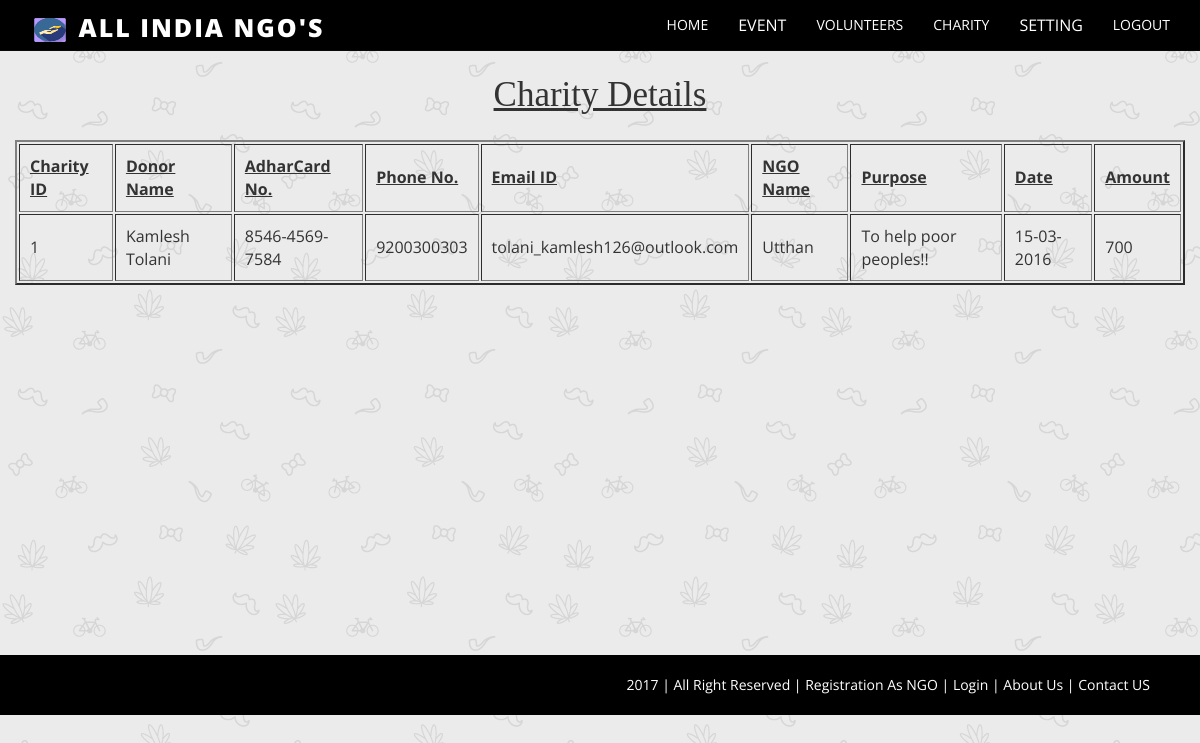
The app's page /project/show_charity.php (signed in) with its own data.
### tables this page shows
CREATE TABLE IF NOT EXISTS `charity_table` (
  `charityid` int(10) NOT NULL AUTO_INCREMENT,
  `uid` int(10) NOT NULL,
  `NGOid` int(10) NOT NULL,
  `amount` varchar(10) NOT NULL,
  `adhar_no` varchar(16) NOT NULL,
  `purpose` varchar(200) NOT NULL,
  `charitydate` date NOT NULL,
  PRIMARY KEY (`charityid`)
);

CREATE TABLE IF NOT EXISTS `user_table` (
  `uid` int(10) NOT NULL AUTO_INCREMENT,
  `uname` varchar(30) NOT NULL,
  `address` varchar(100) NOT NULL,
  `areaid` int(10) NOT NULL,
  `phone` varchar(15) NOT NULL,
  `gender` varchar(1) NOT NULL,
  `dob` date NOT NULL,
  `emailid` varchar(30) NOT NULL,
  `loginid` varchar(30) NOT NULL,
  `password` varchar(30) NOT NULL,
  `profilepic` varchar(100) NOT NULL,
  `rdate` date NOT NULL,
  `status` int(1) NOT NULL,
  PRIMARY KEY (`uid`)
);

CREATE TABLE IF NOT EXISTS `ngo_table` (
  `NGOid` int(10) NOT NULL AUTO_INCREMENT,
  `NGOname` varchar(30) NOT NULL,
  `address` varchar(100) NOT NULL,
  `areaid` int(10) NOT NULL,
  `emailid` varchar(30) NOT NULL,
  `website` varchar(30) NOT NULL,
  `phone` int(15) NOT NULL,
  `logo` varchar(100) NOT NULL,
  `description` varchar(500) NOT NULL,
  `loginid` varchar(30) NOT NULL,
  `password` varchar(30) NOT NULL,
  `rdate` date NOT NULL,
  `status` int(1) NOT NULL,
  PRIMARY KEY (`NGOid`)
);

### project/show_charity.php (the view, shortened to what this page needs)
<?php session_start();
	include("ngoheader.php");
	$nid=$_SESSION["nid"];
?>
	<center>
<span class="table">Charity Details</span>
<br>
<br>
<?php
		include("dbconnection.php");
		$rsb=$obj->query("select * from charity_table c,ngo_table n,user_table u where n.NGOid=c.NGOid and u.uid=c.uid and c.NGOid='$nid' order by c.charitydate ");
		?>
<table class="tbl" border=2>
	<tr>
		<td style="padding:10px;font-size:16px"><u><b>Charity ID</u></b></td>
		<td style="padding:10px;font-size:16px"><u><b>Donor Name</u></b></td>
		<td style="padding:10px;font-size:16px"><u><b>AdharCard No.</u></b></td>
		<td style="padding:10px;font-size:16px"><u><b>Phone No.</u></b></td>
		<td style="padding:10px;font-size:16px"><u><b>Email ID</u></b></td>
		<td style="padding:10px;font-size:16px"><u><b>NGO Name</u></b></td>
		<td style="padding:10px;font-size:16px"><u><b>Purpose</u></b></td>
		<td style="padding:10px;font-size:16px"><u><b>Date</u></b></td>
		<td style="padding:10px;font-size:16px"><u><b>Amount</u></b></td>
	</tr>
	<?php
			while($rsf=$rsb->fetch())
			{
		?>
			<tr>
			<td style="padding:10px;font-size:16px"><?php echo $rsf["charityid"]; ?></td>
			<td style="padding:10px;font-size:16px"><?php echo $rsf["uname"]; ?></td>
			<td style="padding:10px;font-size:16px"><?php echo $rsf["adhar_no"]; ?></td>
			<td style="padding:10px;font-size:16px"><?php echo $rsf["phone"]; ?></td>
			<td style="padding:10px;font-size:16px"><?php echo $rsf["emailid"]; ?></td>
			<td style="padding:10px;font-size:16px"><?php echo $rsf["NGOname"]; ?></td>
			<td style="padding:10px;font-size:16px"><?php echo $rsf["purpose"]; ?></td>
			<td style="padding:10px;font-size:16px"><?php $org=$rsf["charitydate"]; echo date("d-m-Y", strtotime($org))?></td>
			<td style="padding:10px;font-size:16px"><?php echo $rsf["amount"]; ?></td>
			</tr>
             <?php
			}
			 ?>
			</table>
			<br>
			<br>
			<br>
			<br>
			<br>
<?php
	include("adminfooter.php");
?></center>

### project/show_charity.php (style rules this page uses)
.table { color:dark grey; font-family:bookman old style; font-size:35px; text-decoration:underline; }
.tbl { border-collapse: separate; border-spacing: 2px 2px; border-color:dark grey; }

### records on screen
charity_table: charityid "1", uid.uname "Kamlesh Tolani", adhar_no "8546-4569-7584", uid.phone "9200300303", uid.emailid "tolani_kamlesh126@outlook.com", NGOid.NGOname "Utthan", purpose "To help poor peoples!!", charitydate "15-03-2016", amount "700"
